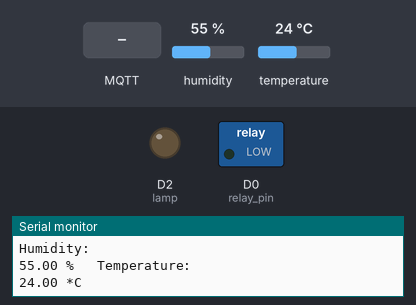
The sketch below on a simulated ESP8266 (NodeMCU). Parts: switched loads named in the sketch (green lamp = pin HIGH), output pins drawn as LEDs (lit = HIGH), the last lines printed to the serial monitor. The inputs (shaded band) are chosen by the test bench; at power-on: humidity 55 %, temperature 24 °C. WiFi joins after 1.5 s; servers stay silent unless stated; no MQTT or app messages arrive unless stated.

Above: at 6.2 s.
6.3 s: MQTT message "on" arrives on the second subscribed topic
At 7.1 s:
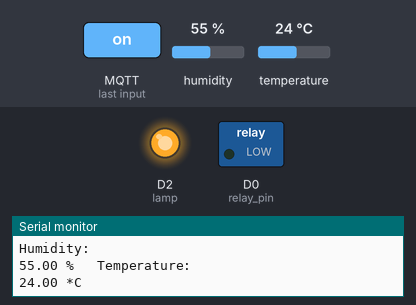
7.8 s: MQTT message "fromEsp8266" arrives on the first subscribed topic
9.3 s: MQTT message "room/lamp" arrives on the first subscribed topic
Timing chart, 0 to 12.3 s (numbered marks = the images above; inputs shaded):
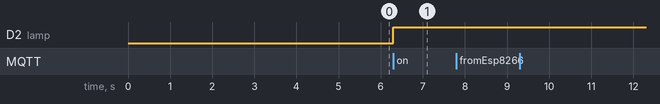

The sketch:

relay.ino
```cpp
/**************************************************/
/* Author     :keroles girgis                     */
/* Date       :20-1-2021                          */
/* last_edit  :06-4-2021                          */
/* version    :0.5 V                              */
/* Description:esp8266 wifi+ relay                */
/**************************************************/

#include <ESP8266WiFi.h>
#include <PubSubClient.h>
#include "DHT.h"

/************************* WiFi Access Point *********************************/

#define WLAN_SSID          "TP-LINK_5A42"
#define WLAN_PASS          "32735024"
#define mqtt_serv_address  "192.168.0.103"        // ip for local server(rasperipi)or link to test server
#define mqtt_port_number    1883
#define relay_pin             D0  				   //relay conected to pin 10
#define dh11_pin              D1
#define lamp                  D2
DHT dht;
/*make this esp as a clint in local server  */

WiFiClient espClient;
PubSubClient client(espClient);
long lastMsg = 0;
char msg[50];
int value = 0;


void setup_wifi()
{

  delay(10);
  Serial.println();
  Serial.println();
	Serial.print("Connecting to ");
	Serial.println(WLAN_SSID);

	WiFi.begin(WLAN_SSID, WLAN_PASS);

	while (WiFi.status() != WL_CONNECTED)
	{   		//while not conected loop unteil connecting

    	WiFi.begin(WLAN_SSID, WLAN_PASS);
    	Serial.print(".");
    	delay(5000);
  }

	Serial.println("WiFi connected");
	Serial.println("IP address: ");
	Serial.println(WiFi.localIP());

}
void callback(String topic, byte* payload, unsigned int msg_length)
{

	Serial.print("Message arrived on topic :");
  	Serial.print(topic);
  	Serial.print(". Message: ");
  	String messageTemp;
  	for (int i = 0; i< msg_length; i++)
 	{
    	Serial.print((char)payload[i]);   				// printing all the message from 0 to i
    	messageTemp += (char)payload[i];
  	}
  	Serial.println();
  	// Switch relay mode as  was received as first character in payload packet
  	/*if ((char)payload[0] == '0')
  	{
  		digitalWrite(relay_pin, LOW);  						// Turn the relay off }
 	}
  	else
  	{
  		digitalWrite(relay_pin, HIGH); 						// Turn the relay on }
 	}
  */
 	if(topic=="room/lamp")
 	{

      Serial.print("Changing Room lamp to ");
      if(messageTemp == "on"){
        digitalWrite(lamp, HIGH);
        Serial.print("On");
      }
      else if(messageTemp == "off"){
        digitalWrite(lamp, LOW);
        Serial.print("Off");
      }
  }
  Serial.println();

}

void reconnect()
{           	            	// Loop until we're reconnected

	while (!client.connected())
	{
		Serial.print("Attempting MQTT connection...");// Attempt to connect

		if (client.connect("ESP8266Client"))
		{
			Serial.println("connected");
			// Once connected, publish an announcement...
		}
		else
		{
			Serial.print("failed, rc=");
			Serial.print(client.state());
			Serial.println(" try again in 5 seconds");
			// Wait 5 seconds before retrying
			delay(5000);
   	 	}
   	 	client.subscribe("esp/test1");
       client.subscribe("room/lamp");
		//client.publish("fromEsp8266", "Hello world, I am ESP8266!");

   }
}
void setup()
{

  Serial.begin(115200);

  dht.setup(dh11_pin);

  setup_wifi();
/************************* pin modes configuration *********************************/
  pinMode(relay_pin, OUTPUT);
  pinMode(lamp, OUTPUT);
/*********************start by connecting to a Wi-Fi*******************/
  client.setServer(mqtt_serv_address, mqtt_port_number); // set ip as a local server
  client.setCallback(callback);
}
void loop()
{

	if (!client.connected())
	{                             //if not connected try to reconnect
		reconnect();
  }
	client.loop();

	long now = millis();                                   // current time in millis second.

	if (now - lastMsg> 2000)
	{
		lastMsg = now;
		//String relay_state;
		 float h = dht.getHumidity();
   		 // Read temperature as Celsius (the default)
    	float t = dht.getTemperature();
    	// Read temperature as Fahrenheit (isFahrenheit = true)
    	float f = dht.toFahrenheit(t);
    	if (isnan(h) || isnan(t) || isnan(f))
    	{
    		Serial.println("Failed to read from DHT sensor!");
   			return;
   		}
/*
		if (digitalRead(relay_pin)== HIGH)
		{
			relay_state="ON";
		}
			else
		{
			relay_state="OFF";
		}
*/
      //client.publish("topic", char value);


  	  Serial.println("Humidity: ");
  		Serial.print(h);
    	Serial.println(" %\t Temperature: ");
    	Serial.print(t);
    	Serial.println(" *C ");

      client.publish("room/temperature", String(t).c_str());
      client.publish("room/humidity", String(h).c_str());
      client.subscribe("room/lamp");
	//	Serial.print("Publish message: ");
	//	Serial.println(relay_state);
    //  client.publish("esp/test1/status", relay_state.c_str());

		//client.publish("outdoor/relay/status", relay_state.c_str());
		// .c_str >>  Converts the contents of a String as a C-style,Returns
		//A pointer to the C-style version of the invoking String.

		/*
		++value;
		snprintf (msg, 75, "Hello world #%ld", value);
		Serial.print("Publish message: ");
		Serial.println(msg);
		client.publish("fromEsp8266_node _1", password);       // publish data (msg) with topic fromEsp8266
		*/

   }
}
```

Measured:
- after the input at 6.3 s, D2 (lamp): LOW → HIGH at once
